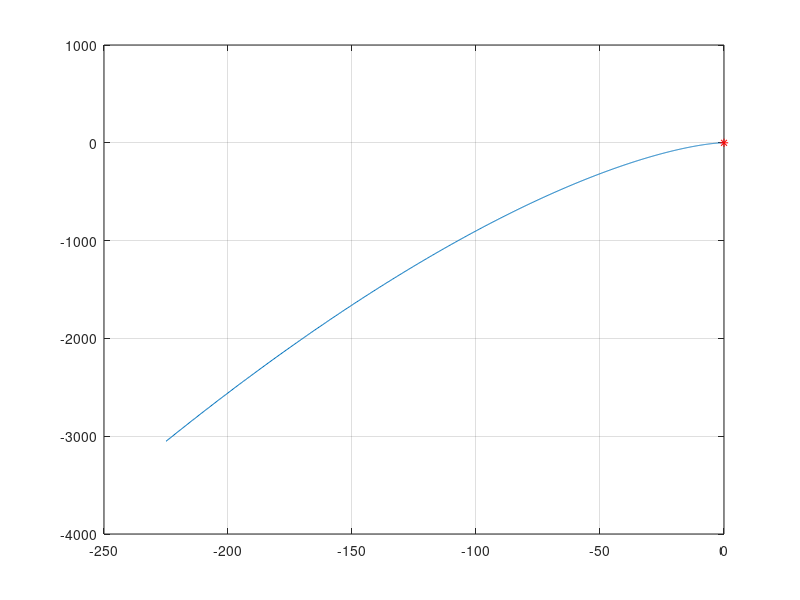

Source code (MATLAB):
K = 0.0001;                 % (передаточный коэффициент) 
T1 = 1.75;                  % (по варианту, если нужно)
T2 = 0.5;                   % (по варианту)
W1=tf(1,[1 0]);             % (для интегрирующего звена)
W2=tf(1,[T1*T1 T2+T1 1]);   % (для 2-x колебательного звена)
W=K*W1*W2;                  % (для разомкнутой системы)
Wf=feedback(W,1);           % (для замкнутой системы)
[num,den]=tfdata(Wf,'v');   % (числитель и знаменатель ПФ)
omega=0.1:0.01:10 ;         % (диапазон и шаг частот)
G=freqs(den,1,omega) ;      % (расчет годографа)
u=real(G);                  % (вещественная часть годографа)
v=imag(G);                  % (мнимая часть годографа)

figure(1);                  % (график строится в 1-м окне)
plot(u,v,0,0,'r*');         %(график годографа, в т.(0,0) красная *)
grid on;                    % (координатная сетка)
%figure(2);                 % (график строится в 2-м окне)
%step(Wf);                  % (переходная функция)  
%grid on;                   % (координатная сетка)     
%figure(3);                 % (график строится в 3-м окне)
%bode(Wf);                  % (ЛАХ)  
%grid on ;                  % (координатная сетка)     

%T2=[0.5 1 1.5 2 2.5 3 3.5 4 4.5 5];
%K=[0.73 0.89 1.06 1.22 1.38 1.55 1.71 1.87 2.04 2.2];  % (десять полученных значений)
%plot(T2,K);
